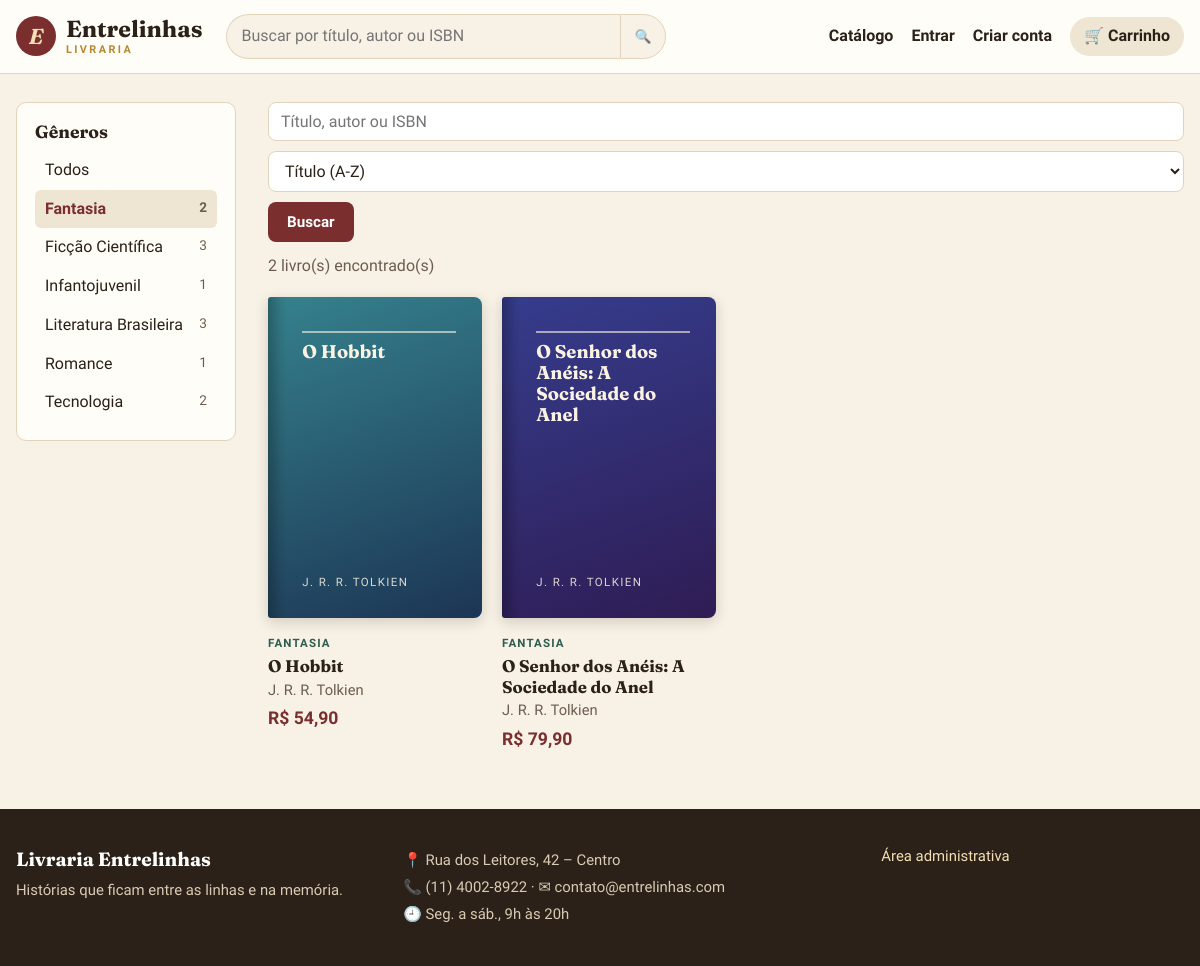
The page /livros?categoria=2 on the database its author committed.
### tables this page shows
CREATE TABLE categorias (
    id          INT UNSIGNED AUTO_INCREMENT PRIMARY KEY,
    nome        VARCHAR(60) NOT NULL UNIQUE,
    descricao   VARCHAR(255) NULL
);

CREATE TABLE livros (
    id              INT UNSIGNED AUTO_INCREMENT PRIMARY KEY,
    titulo          VARCHAR(150) NOT NULL,
    isbn            VARCHAR(20)  NOT NULL UNIQUE,
    categoria_id    INT UNSIGNED NOT NULL,
    autor_id        INT UNSIGNED NOT NULL,
    editora         VARCHAR(100) NULL,
    ano_publicacao  SMALLINT NULL,
    paginas         SMALLINT UNSIGNED NULL,
    preco           DECIMAL(10,2) NOT NULL,
    estoque         INT UNSIGNED NOT NULL DEFAULT 0,
    sinopse         TEXT NULL,
    capa            VARCHAR(255) NULL,
    destaque        TINYINT(1) NOT NULL DEFAULT 0,
    ativo           TINYINT(1) NOT NULL DEFAULT 1,
    criado_em       DATETIME NOT NULL DEFAULT CURRENT_TIMESTAMP,
    CONSTRAINT fk_livro_categoria FOREIGN KEY (categoria_id) REFERENCES categorias(id)
        ON UPDATE CASCADE ON DELETE RESTRICT,
    CONSTRAINT fk_livro_autor FOREIGN KEY (autor_id) REFERENCES autores(id)
        ON UPDATE CASCADE ON DELETE RESTRICT,
    CONSTRAINT ck_livro_preco CHECK (preco > 0)
);

CREATE TABLE autores (
    id             INT UNSIGNED AUTO_INCREMENT PRIMARY KEY,
    nome           VARCHAR(120) NOT NULL,
    nacionalidade  VARCHAR(60)  NULL,
    biografia      TEXT NULL
);

### app/Core/Controller.php (called while the page is built, shortened)
<?php
class Controller
{
    public function render(string $view, array $dados = [], string $layout = 'public'): void
    {
        extract($dados);
        require APP_PATH . "/Views/{$view}.php";
    }
}

### app/Controllers/LojaController.php (called while the page is built, shortened)
<?php
class LojaController extends Controller
{
    public function catalogo(): void
    {
        $filtros = [
            'busca' => trim($_GET['busca'] ?? ''),
            'categoria' => (int) ($_GET['categoria'] ?? 0),
            'ordem' => $_GET['ordem'] ?? 'titulo',
            'somente_ativos' => true,
        ];
        $this->render('loja/catalogo', [
            'titulo' => 'Catálogo',
            'livros' => (new Livro())->buscar($filtros),
            'categorias' => (new Categoria())->comContagem(),
            'filtros' => $filtros,
        ]);
    }
}

### public/index.php (called while the page is built, shortened)
<?php
$router = new App\Core\Router();
$router->dispatch($_SERVER['REQUEST_URI'], $_SERVER['REQUEST_METHOD']);

### app/helpers.php (called while the page is built, shortened)
<?php
function e(mixed $valor): string
{
    return htmlspecialchars((string) ($valor ?? ''), ENT_QUOTES, 'UTF-8');
}
function base_path(): string
{
    $dir = str_replace('\\', '/', dirname($_SERVER['SCRIPT_NAME'] ?? '/'));
    return rtrim($dir, '/');
}
function url(string $caminho = ''): string
{
    return base_path() . '/' . ltrim($caminho, '/');
}
function moeda(float|string|null $valor): string
{
    return 'R$ ' . number_format((float) $valor, 2, ',', '.');
}
function capa_cor(int $id): int
{
    return ($id * 47) % 360;
}

### app/Models/Categoria.php (called while the page is built, shortened)
<?php
class Categoria extends Model
{
    public function comContagem(): array
    {
        return $this->db->query(
            'SELECT c.*, COUNT(l.id) AS qtd_livros
             FROM categorias c
             LEFT JOIN livros l ON l.categoria_id = c.id AND l.ativo = 1
             GROUP BY c.id
             ORDER BY c.nome'
        )->fetchAll();
    }
}

### app/Core/Model.php (called while the page is built, shortened)
<?php
abstract class Model
{
    public function __construct()
    {
        $this->db = Database::getConnection();
    }
}

### app/Core/Database.php (called while the page is built, shortened)
<?php
class Database
{
    private static ?PDO $conexao = null;
    private static array $config = [];
    public static function configure(array $config): void
    {
        self::$config = $config;
    }
    public static function getConnection(): PDO
    {
        if (self::$conexao === null) {
            $c = self::$config;
            $dsn = "mysql:host={$c['host']};port={$c['port']};dbname={$c['name']};charset={$c['charset']}";
            try {
                self::$conexao = new PDO($dsn, $c['user'], $c['pass'], [
                    PDO::ATTR_ERRMODE => PDO::ERRMODE_EXCEPTION,
                    PDO::ATTR_DEFAULT_FETCH_MODE => PDO::FETCH_ASSOC,
                    PDO::ATTR_EMULATE_PREPARES => false,
                ]);
            } catch (PDOException $e) {
                http_response_code(500);
                exit('<h1>Erro ao conectar ao banco de dados</h1><p>Verifique se o container MySQL está rodando '
                    . '(<code>docker compose up -d db</code>).</p><pre>' . htmlspecialchars($e->getMessage()) . '</pre>');
            }
        }
        return self::$conexao;
    }
}

### app/Models/Livro.php (called while the page is built, shortened)
<?php
class Livro extends Model
{
    public function buscar(array $filtros = []): array
    {
        $where = [];
        $params = [];
        if (!empty($filtros['categoria'])) {
            $where[] = 'l.categoria_id = :categoria';
            $params['categoria'] = (int) $filtros['categoria'];
        }
        if (!empty($filtros['somente_ativos'])) {
            $where[] = 'l.ativo = 1';
        }
        $ordens = [
            'recentes' => 'l.id DESC',
            'titulo' => 'l.titulo ASC',
            'menor_preco' => 'l.preco ASC',
            'maior_preco' => 'l.preco DESC',
        ];
        $ordem = $ordens[$filtros['ordem'] ?? ''] ?? 'l.titulo ASC';
        $sql = self::SELECT_COMPLETO
            . ($where ? ' WHERE ' . implode(' AND ', $where) : '')
            . " ORDER BY {$ordem}";
        $stmt = $this->db->prepare($sql);
        $stmt->execute($params);
        return $stmt->fetchAll();
    }
}

### app/Views/loja/catalogo.php (the view, shortened to what this page needs)
<div class="catalogo">
    <aside class="filtros">
        <h3>Gêneros</h3>
        <ul>
            <li><a href="<?= url('livros' . ($filtros['busca'] ? '?busca=' . urlencode($filtros['busca']) : '')) ?>"
                   class="<?= !$filtros['categoria'] ? 'ativo' : '' ?>">Todos</a></li>
            <?php foreach ($categorias as $c): ?>
                <li>
                    <a href="<?= url('livros?' . http_build_query(['categoria' => $c['id'], 'busca' => $filtros['busca']])) ?>"
                       class="<?= $filtros['categoria'] === (int) $c['id'] ? 'ativo' : '' ?>">
                        <?= e($c['nome']) ?> <span><?= (int) $c['qtd_livros'] ?></span>
                    </a>
                </li>
            <?php endforeach; ?>
        </ul>
    </aside>
    <section>
        <form method="get" action="<?= url('livros') ?>" class="barra-filtros">
            <input type="search" name="busca" value="<?= e($filtros['busca']) ?>" placeholder="Título, autor ou ISBN">
            <select name="ordem" onchange="this.form.submit()">
                <?php foreach (['titulo' => 'Título (A-Z)', 'recentes' => 'Mais recentes', 'menor_preco' => 'Menor preço', 'maior_preco' => 'Maior preço'] as $v => $r): ?>
                    <option value="<?= $v ?>" <?= $filtros['ordem'] === $v ? 'selected' : '' ?>><?= $r ?></option>
                <?php endforeach; ?>
            </select>
            <button class="btn btn-primario">Buscar</button>
        </form>
        <p class="resultado-info">
            <?= count($livros) ?> livro(s) encontrado(s)
        </p>
        <?php if (!$livros): ?>
            <div class="vazio">
                <p>📭 Nenhum livro encontrado com esses filtros.</p>
                <a href="<?= url('livros') ?>" class="btn btn-contorno">Limpar filtros</a>
            </div>
        <?php else: ?>
            <div class="grade-livros">
                <?php foreach ($livros as $l): ?>
                    <?php require APP_PATH . '/Views/partials/livro_card.php'; ?>
                <?php endforeach; ?>
            </div>
        <?php endif; ?>
    </section>
</div>

### app/Views/partials/livro_card.php (shortened to what this page needs)
<article class="livro-card">
    <a href="<?= url('livro/' . $l['id']) ?>" class="livro-card-capa">
        <?php require __DIR__ . '/capa.php'; ?>
    </a>
    <div class="livro-card-info">
        <span class="livro-card-categoria"><?= e($l['categoria']) ?></span>
        <h3><a href="<?= url('livro/' . $l['id']) ?>"><?= e($l['titulo']) ?></a></h3>
        <p class="livro-card-autor"><?= e($l['autor']) ?></p>
        <p class="preco"><?= moeda($l['preco']) ?></p>
    </div>
</article>

### app/Views/partials/capa.php
<?php if (!empty($l['capa'])): ?>
    <img src="<?= e(capa_url($l['capa'])) ?>" alt="Capa de <?= e($l['titulo']) ?>" class="capa" loading="lazy">
<?php else: ?>
    <div class="capa capa-gerada" style="--h: <?= capa_cor((int) $l['id']) ?>">
        <span class="capa-titulo"><?= e($l['titulo']) ?></span>
        <?php if (!empty($l['autor'])): ?><span class="capa-autor"><?= e($l['autor']) ?></span><?php endif; ?>
    </div>
<?php endif; ?>

### app/Core/Router.php (shortened to what this page needs)
<?php
class Router
{
    private array $rotas = [];
    private function add(string $metodo, string $caminho, array $acao): void
    {
        $regex = preg_replace('#\{(\w+)\}#', '(?P<$1>\d+)', rtrim($caminho, '/') ?: '/');
        $this->rotas[$metodo]['#^' . $regex . '$#'] = $acao;
    }
    public function dispatch(string $uri, string $metodo): void
    {
        $caminho = parse_url($uri, PHP_URL_PATH) ?? '/';
        $caminho = rtrim($caminho, '/') ?: '/';
        foreach ($this->rotas[$metodo] ?? [] as $regex => [$controller, $acao]) {
            if (preg_match($regex, $caminho, $m)) {
                $params = array_map('intval', array_filter($m, 'is_string', ARRAY_FILTER_USE_KEY));
                (new $controller())->$acao(...array_values($params));
                return;
            }
        }
    }
}

### public/assets/css/style.css (style rules this page uses)
:root { --papel: #f7f1e6; --papel-escuro: #efe5d3; --cartao: #fffdf8; --tinta: #2b2118; --tinta-suave: #6d5d4e; --borda: #e2d4bc; --vinho: #7a2e2e; --vinho-escuro: #5e2121; --verde: #2f5d50; --ouro: #b8862f; --perigo: #b33a3a; --sombra: 0 1px 2px rgba(43, 33, 24, .06), 0 6px 18px rgba(43, 33, 24, .07); --raio: 10px; --serif: 'Fraunces', Georgia, 'Times New Roman', serif; --sans: 'Source Sans 3', system-ui, -apple-system, 'Segoe UI', sans-serif; }
* { box-sizing: border-box; }
body { margin: 0; font-family: var(--sans); font-size: 16px; line-height: 1.55; color: var(--tinta); background: var(--papel); }
h1, h2, h3 { font-family: var(--serif); font-weight: 700; line-height: 1.2; margin: 0 0 .5em; }
a { color: var(--vinho); text-decoration: none; }
.btn { display: inline-flex; align-items: center; justify-content: center; gap: 6px; padding: 10px 18px; border-radius: 8px; border: 1.5px solid transparent; font: 600 .95rem var(--sans); cursor: pointer; text-decoration: none !important; transition: background .15s, color .15s, transform .1s; }
.btn-primario { background: var(--vinho); color: #fff; }
.capa { width: 100%; aspect-ratio: 2 / 3; object-fit: cover; border-radius: 3px 8px 8px 3px; }
.capa-gerada { --h: 20; background: linear-gradient(90deg, rgba(0,0,0,.25) 0, rgba(0,0,0,.05) 6%, transparent 9%), linear-gradient(160deg, hsl(var(--h) 45% 38%), hsl(calc(var(--h) + 25) 50% 22%)); color: #fbf3e2; display: flex; flex-direction: column; justify-content: space-between; padding: 16% 12% 12% 16%; text-align: left; overflow: hidden; }
.capa-titulo { font: 700 clamp(.85rem, 1.6vw, 1.15rem)/1.15 var(--serif); border-top: 2px solid rgba(251,243,226,.6); padding-top: 8px; }
.capa-autor { font-size: .72rem; letter-spacing: .12em; text-transform: uppercase; opacity: .85; }
.grade-livros { display: grid; grid-template-columns: repeat(auto-fill, minmax(190px, 1fr)); gap: 26px 20px; }
.livro-card { display: flex; flex-direction: column; }
.livro-card-capa { position: relative; display: block; border-radius: 3px 8px 8px 3px; box-shadow: 0 4px 14px rgba(43, 33, 24, .18); transition: transform .2s, box-shadow .2s; }
.livro-card-info { padding-top: 12px; }
.livro-card-categoria { font-size: .72rem; letter-spacing: .1em; text-transform: uppercase; color: var(--verde); font-weight: 700; }
.livro-card h3 { font-size: 1.05rem; margin: 2px 0; }
.livro-card h3 a { color: var(--tinta); }
.livro-card-autor { margin: 0; color: var(--tinta-suave); font-size: .92rem; }
.preco { font-weight: 700; color: var(--vinho); font-size: 1.1rem; margin: 4px 0 0; }
.catalogo { display: grid; grid-template-columns: 220px 1fr; gap: 32px; }
.filtros { background: var(--cartao); border: 1px solid var(--borda); border-radius: var(--raio); padding: 18px; align-self: start; position: sticky; top: 90px; }
.filtros h3 { font-size: 1.1rem; }
.filtros ul { list-style: none; padding: 0; margin: 0; }
.filtros a { display: flex; justify-content: space-between; padding: 7px 10px; border-radius: 6px; color: var(--tinta); }
.filtros a span { color: var(--tinta-suave); font-size: .85rem; }
.filtros a.ativo, .filtros a:hover { background: var(--papel-escuro); text-decoration: none; }
.filtros a.ativo { font-weight: 700; color: var(--vinho); }
.barra-filtros { display: flex; gap: 10px; margin-bottom: 12px; flex-wrap: wrap; }
.barra-filtros input { flex: 1; min-width: 180px; }
.resultado-info { color: var(--tinta-suave); margin: 0 0 18px; }
input, select, textarea { font: 400 1rem var(--sans); padding: 9px 12px; border: 1.5px solid var(--borda); border-radius: 8px; background: #fff; color: var(--tinta); width: 100%; }

### rows shown on the page
categorias: nome "Fantasia", qtd_livros "2"
categorias: nome "Ficção Científica", qtd_livros "3"
categorias: nome "Infantojuvenil", qtd_livros "1"
categorias: nome "Literatura Brasileira", qtd_livros "3"
categorias: nome "Romance", qtd_livros "1"
categorias: nome "Tecnologia", qtd_livros "2"
livros: capa_cor((int) $l['id']) 188 (drawn), titulo "O Hobbit", autor.nome "J. R. R. TOLKIEN", categoria.nome "FANTASIA", autor.nome "J. R. R. Tolkien", preco "R$ 54,90"
livros: capa_cor((int) $l['id']) 235 (drawn), titulo "O Senhor dos Anéis: A Sociedade do Anel", autor.nome "J. R. R. TOLKIEN", categoria.nome "FANTASIA", autor.nome "J. R. R. Tolkien", preco "R$ 79,90"

### other values the page prints
form field ordem "Título (A-Z)"
